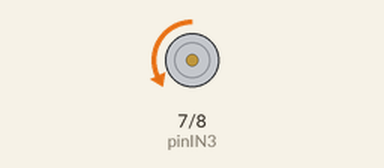
Simulated run of this sketch. Board: Arduino Uno, built with avr-gcc and run on an emulated ATmega328P. Parts: motor-driver pin pairs drawn as motors (green arrow = first pin HIGH = forward, orange = second pin HIGH = backward, longer = more drive, scaled by the enable pin).

Above: at 0.05 s.
Timing chart, 0 to 5.8 s (numbered marks = the images above):
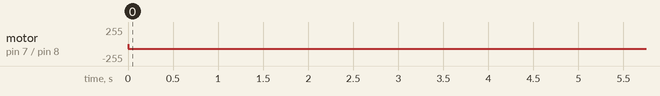

Measured:
- by itself, motor on pin 7 (pinIN3) / pin 8 (pinIN4): stopped → backward 70/255 at 0.00 s

The sketch:

CODIGO_FUENTE.ino
```cpp
const int pinIN3 = 7;
const int pinIN4 = 8;
const int pinENB = 9;

void setup() {
  pinMode(pinIN3, OUTPUT);
  pinMode(pinIN4, OUTPUT);
  pinMode(pinENB, OUTPUT);
}

void loop() {

  digitalWrite(pinIN3, LOW);
  digitalWrite(pinIN4, HIGH);
  analogWrite(pinENB, 70);
  delay(5000);

  digitalWrite(pinIN3, LOW);
  digitalWrite(pinIN4, LOW);
}
```
